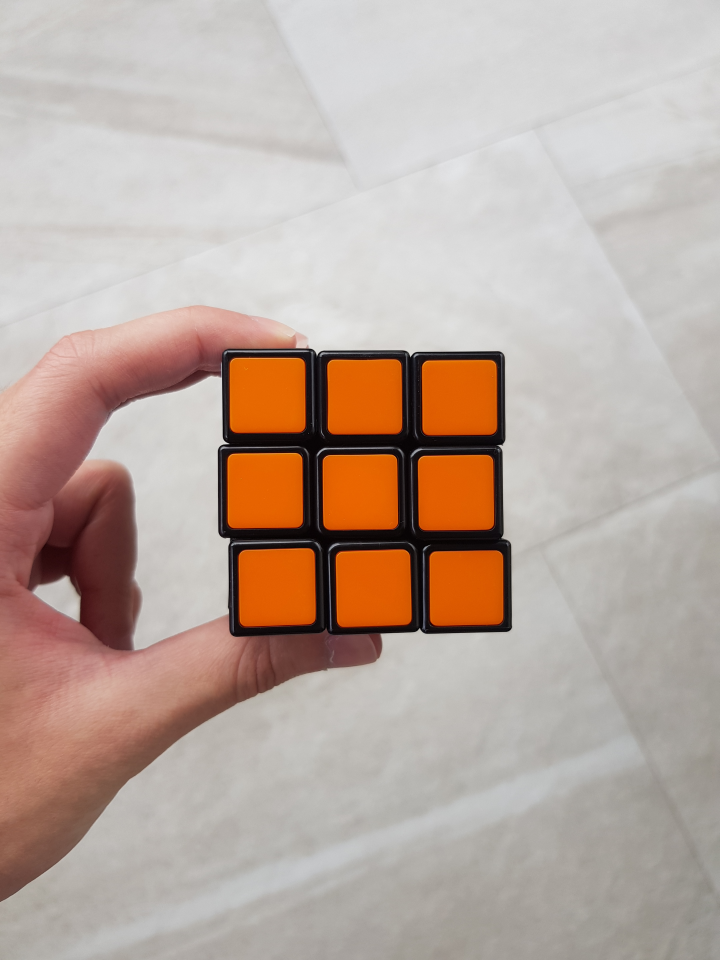
#> input picture TestImages/Orange.jpg, 2160 x 2880 px (shown at 1/3 size)
$ python Testing.py
#> lines starting #> are read from the running program, lines starting #| are printed output that depends on the picture; after the words box and inside, x2 and y2 are one past the last pixel; in counts of white or black regions, pixels touching at a corner belong together
#Tests for the project
import cv2
import numpy as np


img = cv2.imread("TestImages/Orange.jpg")
#> img is the input picture: shape (2880, 2160, 3); mean B, G, R 159.1, 169.1, 187
path = ["TestImages/Green.jpg","TestImages/MixedCube.jpg","TestImages/Red.jpg","TestImages/Blue.jpg","TestImages/Yellow.jpg","TestImages/White.jpg","TestImages/Orange.jpg"]
width = 640
height = 480

def reorder(myPoints):
    myPoints = myPoints.reshape((4,2)) #4 by 2 por el problema de 4 by 1 by 2.
    myPointsNew = np.zeros((4,1,2),np.int32)
    add = myPoints.sum(1)
    # print("add",add)

    myPointsNew[0] = myPoints[np.argmin(add)]
    myPointsNew[3] = myPoints[np.argmax(add)]
    # print("NewPoints",myPointsNew)
    diff = np.diff(myPoints,axis=1)
    myPointsNew[1] = myPoints[np.argmin(diff)]
    myPointsNew[2] = myPoints[np.argmax(diff)]
    # print("NewPoints",myPointsNew)
    return myPointsNew

def getContour(img):
    contours, hierarchy = cv2.findContours(img, cv2.RETR_LIST,
                                           cv2.CHAIN_APPROX_NONE)  # Secon param is retrieval method. There are several, we will use external method. It retrieves the extreme outer contours.
    # There are others that will detect all the details, but this one works great for outer corners
    areas = []
    cnts = []
    approxs = []
    for cnt in contours:
        area = cv2.contourArea(cnt)
        print("Area:")
        print(area)

        # If this is an image like this you dont have to. But you should give a threshold so you dont detect any noise.
        if area > 700:

            # Now we need to aproximate the edges.
            peri = cv2.arcLength(cnt, True)
            print(peri)
            approx = cv2.approxPolyDP(cnt, 0.02 * peri,
                                      True)  # Play with epsilon if you are not getting good results. #True if closed.
            print("Approx")
            size = len(approx)

            print(approx)  # Returns corner points of each of the shapes.
            # We can then print the length of approx and we can find out the shape by finding out how many corners the image has.
            print(len(approx))  # Any length above 4 can most likely be a circle since we are not checking for more.
            objCor = len(approx)
            x, y, w, h = cv2.boundingRect(approx)
            # cv2.rectangle(imgContour, (x, y), (x + w, y + h), (0, 255, 0), 2)
            aspRatio = w / float(h)
            if aspRatio > 0.95 and aspRatio < 1.05:
                objectType = "Square"
            else:
                objectType = "Unrecog"
            if len(approx) == 4 and objectType == "Square":
                cnts.append(cnt)
                areas.append(area)
                approxs.append(size)
                cv2.rectangle(imgContour, (x, y), (x + w, y + h), (0, 255, 0), 2)
                # cv2.drawContours(imgContour, cnt, -1, (255, 255, 0), 3)  # -1 = draw all contours.
                # cv2.imshow("Lmao", imgContour)
                pass
    sum_areas = 0
    cont = 0
    for area in areas:
        sum_areas = sum_areas + area
        cont = cont + 1
    final_return = []
    if cont > 0:
        sum_areas = sum_areas/len(areas)
        upper_area_limit = sum_areas*1.1
        lower_area_limit = sum_areas*0.9
        cont = 0
        for area in areas:
            if area <= upper_area_limit and area >= lower_area_limit and approxs[cont] >= 4 and len(cnt) >= 8:
                print("help")
                final_return.append(approxs[cont].tolist())
                cv2.drawContours(imgContour, cnts[cont], -1, (255, 255, 0), 3)  # -1 = draw all contours.
                cv2.imshow("Lmao", imgContour)
            cont = cont + 1
    return final_return, imgContour
def empty(a):
    pass


def auto_canny(image, sigma=0.6):


    # compute the median of the single channel pixel intensities
    v = np.median(image)

    # apply automatic Canny edge detection using the computed median
    lower = int(max(0, (1.0 - sigma) * v))
    upper = int(min(255, (1.0 + sigma) * v))

    edged = cv2.Canny(image, lower, upper)
    # return the edged image
    return edged


cv2.namedWindow("TrackBars")
cv2.resizeWindow("TrackBars", 640,240)
cv2.createTrackbar("Threshold Min","TrackBars",0, 255, empty) #Initial value, #Maximum value of hue #Hue has a maximum value of 360
cv2.createTrackbar("Threshold Max","TrackBars",0,255,empty)

cont = 0
cap = cv2.VideoCapture(0)  # Webcam
cap.set(3, width)
cap.set(4, height)
while True:
    # path = ["TestImages/Green.jpg", "TestImages/MixedCube.jpg", "TestImages/Red.jpg", "TestImages/Blue.jpg",
    #         "TestImages/Yellow.jpg", "TestImages/White.jpg", "TestImages/Orange.jpg"]
    # img = cv2.imread(path[cont])
    # img = cv2.resize(img, (width, height))

    success, img = cap.read()
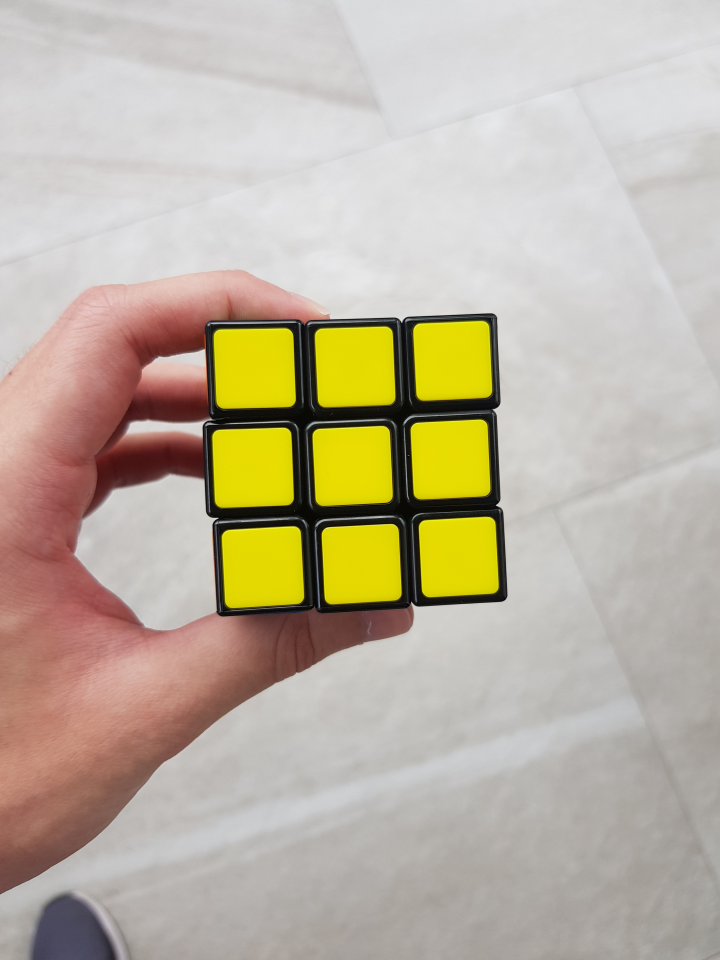
#> input picture TestImages/Yellow.jpg, 2160 x 2880 px, given in place of the camera (shown at 1/3 size)
#> img is the input picture: shape (2880, 2160, 3); mean B, G, R 159.9, 179.7, 189.9

    imgContour = img.copy()
    cont = cont + 1
    if cont >= 6:
        cont = 0


    imgContour = img.copy()
    thresh_min = cv2.getTrackbarPos("Threshold Min", "TrackBars")
    thresh_max = cv2.getTrackbarPos("Threshold Max", "TrackBars")


    imgGray = cv2.cvtColor(img,cv2.COLOR_BGR2GRAY)
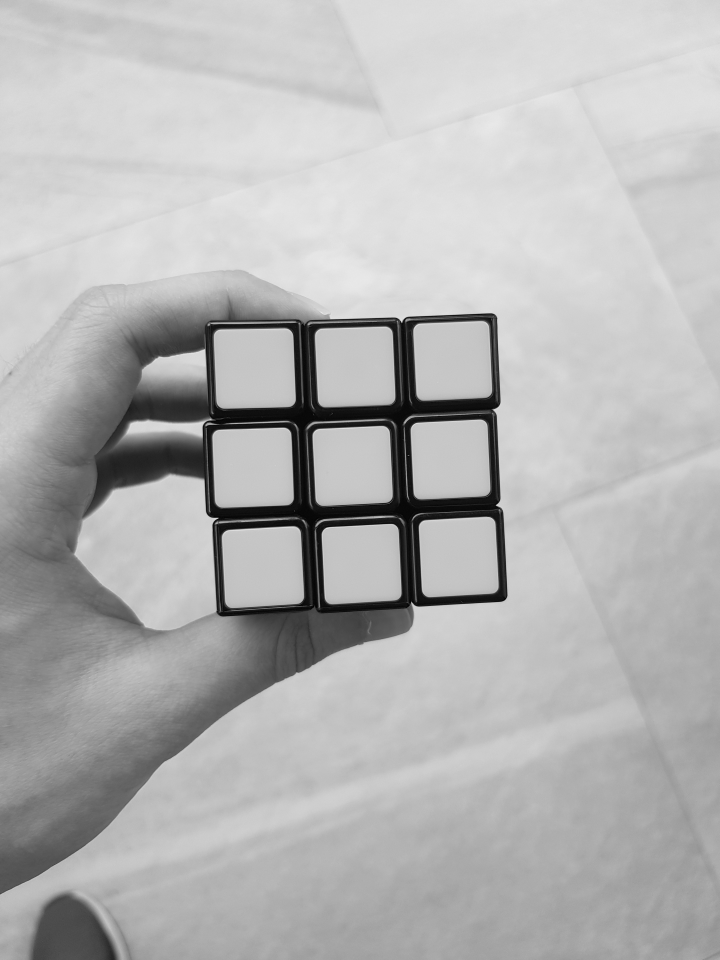
#> imgGray: shape (2880, 2160) (shown at 1/3 size); min 0, max 241, mean 180.5
    imgBlur = cv2.GaussianBlur(imgGray,(3,3),0)

    gray = cv2.cvtColor(img, cv2.COLOR_BGR2GRAY)
    kernel = cv2.getStructuringElement(cv2.MORPH_ELLIPSE, (2, 2))
    gray = cv2.morphologyEx(gray, cv2.MORPH_OPEN, kernel)
    gray = cv2.morphologyEx(gray, cv2.MORPH_CLOSE, kernel)

    gray = cv2.adaptiveThreshold(gray, 20, cv2.ADAPTIVE_THRESH_GAUSSIAN_C, cv2.THRESH_BINARY_INV, 5, 0)
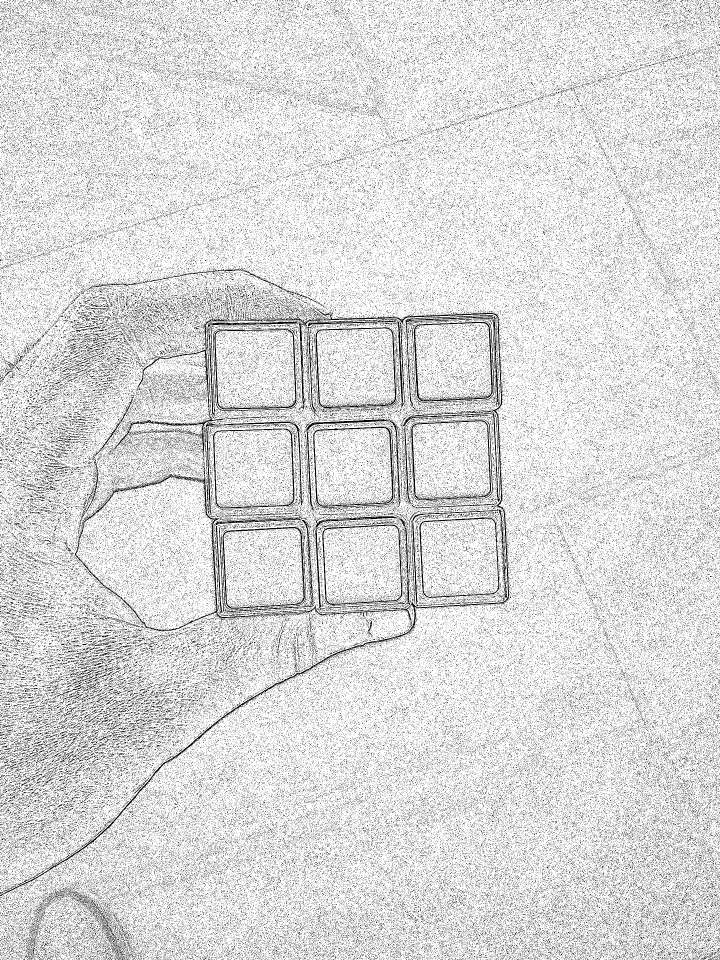
#> gray: shape (2880, 2160) (shown at 1/3 size); values 0 (black) and 20 (white), 85.8% white; black in thin lines or dots

    # imgCanny = cv2.Canny(imgBlur,thresh_min,thresh_max) #Threshold
    imgCanny = auto_canny(imgBlur)
#> in auto_canny, `v = np.median(image)`: v = 196
#> in auto_canny, `lower = int(max(0, (1.0 - sigma) * v))`: lower = 78
#> in auto_canny, `upper = int(min(255, (1.0 + sigma) * v))`: upper = 255
#> in auto_canny, `edged = cv2.Canny(image, lower, upper)`:
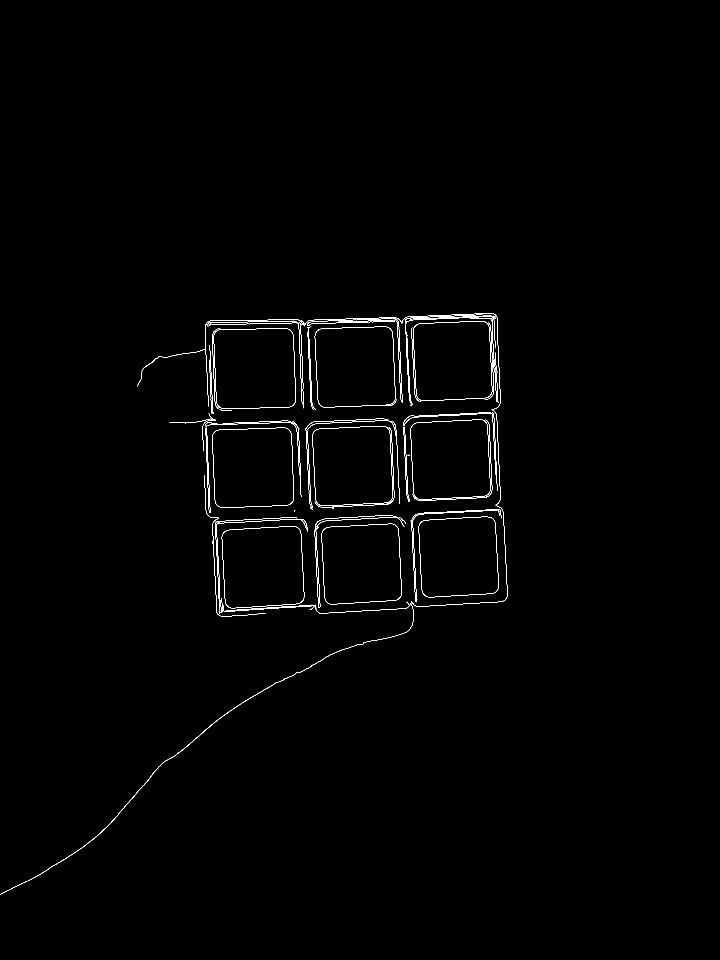
#> edged: shape (2880, 2160) (shown at 1/3 size); 0.48% white in thin lines or dots, all inside (x1, y1, x2, y2) = (0, 940, 1523, 2684)

    kernel = np.ones((5, 5), np.uint8)
    imgDilation = cv2.dilate(imgCanny, kernel, iterations=4)  # ImageCanny because we are talking about edges. Kernel is a matrix. We need numpy to make a matrix that in this case is all full of 1s.
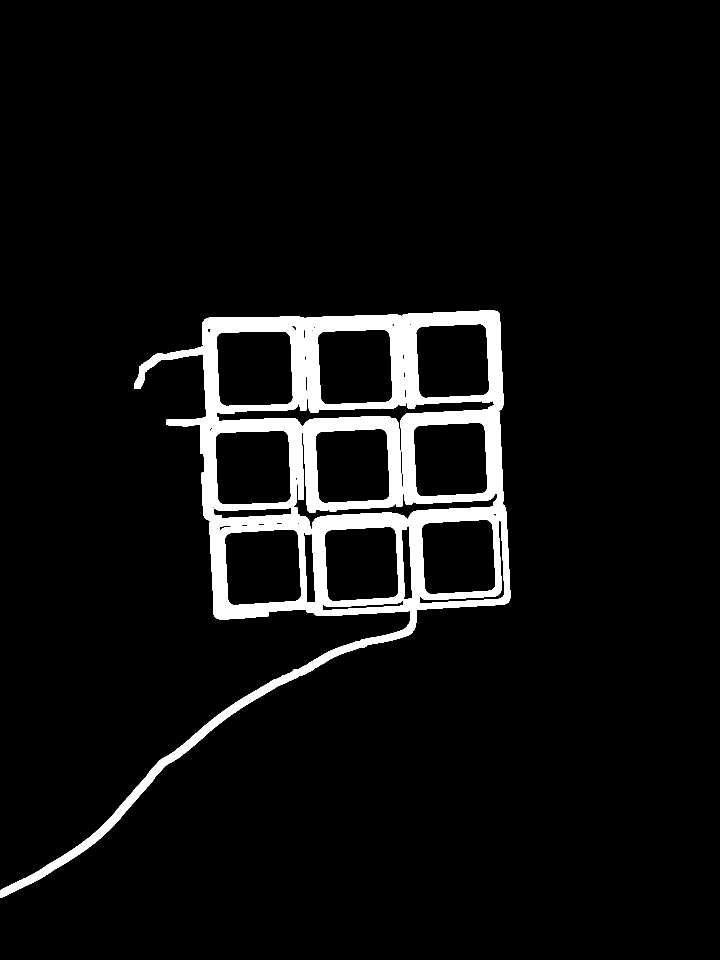
#> imgDilation: shape (2880, 2160) (shown at 1/3 size); 5.9% white; 2 white regions, box (x1, y1, x2, y2) and area: (0, 932, 1531, 2692) 331946, (907, 1248, 1208, 1538) 33309
    # Opposite of dilation is erosion.
    imgEroded = cv2.erode(imgDilation, kernel, iterations=1)
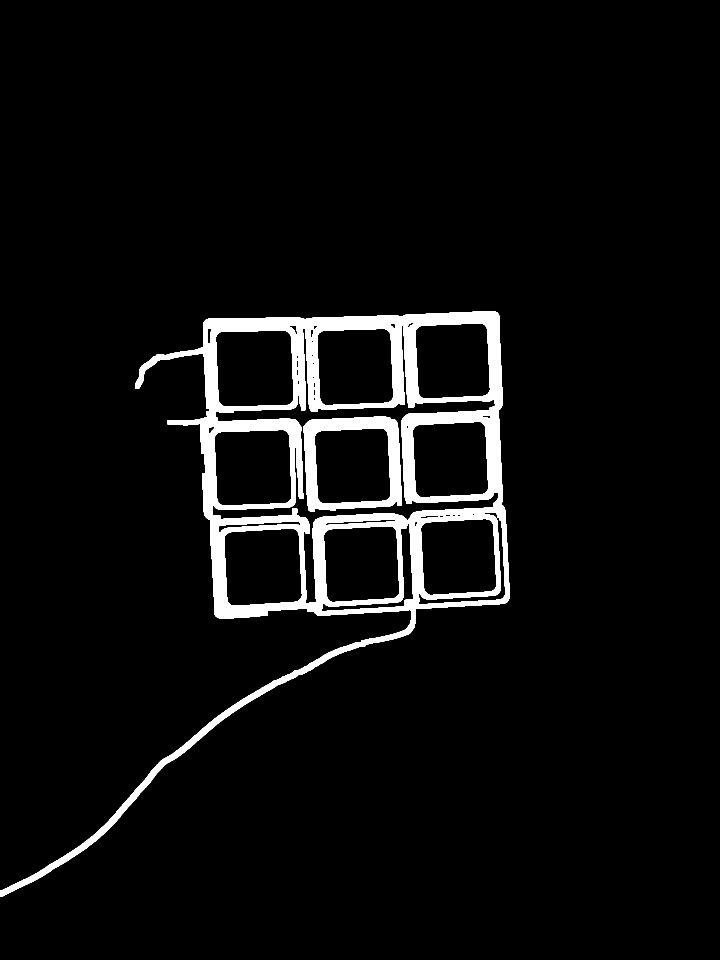
#> imgEroded: shape (2880, 2160) (shown at 1/3 size); 5% white; 2 white regions

    approxs, imgContour = getContour(imgEroded)
#> in getContour, `contours, hierarchy = cv2.findContours(img, cv2.RETR_LIST, cv2.CHAIN_A..`: contours = 43 contours; largest, box (x1, y1, x2, y2) and area: (0, 934, 1529, 2690) 818828, (636, 975, 1495, 1811) 140574, (909, 1250, 1206, 1536) 75808, (647, 991, 882, 1221) 50414, (672, 1585, 907, 1818) 49514
#> the loop in getContour, `for cnt in contours:` made 43 passes
#> (area, peri, approx, size, objCor, x, y, w) on passes 1, 2, 4, 6, 7, 15, 16: (49514.5, 876.4, [[886, 1588], [903, 1794], [692, 1815], [676, 1605]], 4, 4, 676, 1588, 228), (47365, 856.1, [[1178, 1580], [1195, 1784], [990, 1803], [975, 1597]], 4, 4, 975, 1580, 221), (2200, 535.9, [[902, 1570], [655, 1588], [678, 1574]], 3, 3, 655, 1570, 248), (1395, 438.8, [[1186, 1560], [976, 1574]], 2, 2, 976, 1560, 211), (47297.5, 856.4, [[1472, 1562], [1486, 1764], [1283, 1782], [1265, 1577]], 4, 4, 1265, 1562, 222), (49291.5, 869.4, [[858, 1293], [872, 1498], [660, 1512], [646, 1306]], 4, 4, 646, 1293, 227), (47681, 858.5, [[1154, 1288], [1169, 1491], [962, 1507], [947, 1302]], 4, 4, 947, 1288, 223)
#> (area, peri, size, objCor, x, y, w, h) on passes 3, 14, 38, 43: (9476.5, 1063.7, 6, 6, 964, 1572, 275, 261), (6943, 1139.6, 7, 7, 1256, 1537, 256, 277), (140574, 5536.7, 19, 19, 636, 975, 859, 836), (818827.5, 7718.9, 7, 7, 0, 937, 1524, 1753)
#> (printed output is left out)
#> after the loop in getContour, `for cnt in contours:`: approxs = [4, 4, 4, 4, 4, 4, 4, 4, 4]; areas = [49514.5, 47365, 47297.5, 49291.5, 47681, 47284.5, 50414.5, 48850, 46935.5]; cnts = 9 contours; largest, box (x1, y1, x2, y2) and area: (647, 991, 882, 1221) 50414, (672, 1585, 907, 1818) 49514, (643, 1289, 876, 1517) 49292, (951, 986, 1180, 1216) 48850, (944, 1284, 1173, 1512) 47681
#> the loop in getContour, `for area in areas:` made 9 passes
#> (area, sum_areas) on passes 1 to 9: (49514.5, 49514.5), (47365, 96879.5), (47297.5, 144177), (49291.5, 193468.5), (47681, 241149.5), (47284.5, 288434), (50414.5, 338848.5), (48850, 387698.5), (46935.5, 434634)
#> after the loop in getContour, `for area in areas:`: cont = 9; sum_areas = 434634
#> in getContour, `sum_areas = sum_areas/len(areas)`: sum_areas = 48292.7
#> in getContour, `upper_area_limit = sum_areas*1.1`: upper_area_limit = 53121.9
#> in getContour, `lower_area_limit = sum_areas*0.9`: lower_area_limit = 43463.4
#> the loop in getContour, `for area in areas:` made 1 pass
#> area on pass 1: 49514.5
#| help
#> after the loop in getContour, `for area in areas:`: cont = 0; final_return = []
#> (the run stopped early here; a loop or call above may not have finished)
